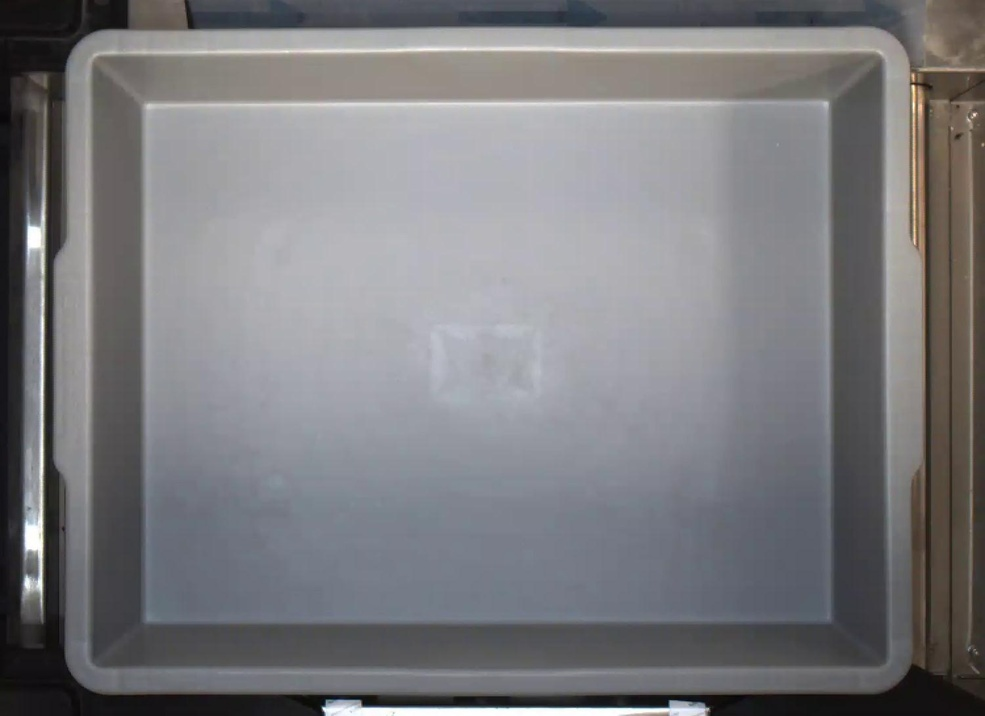
#> input picture Video_20230813102655753__0000000000.jpg, 985 x 716 px, shrunk from 1500 x 1090 before the run
$ python -i synthesis.py   (imports and definitions only)   (older library calls are emulated)
#> lines starting #> are read from the running program, lines starting #| are printed output that depends on the picture
#> further down, picture is the input picture: shape (716, 985, 3); mean B, G, R 126, 122.7, 122.9
import argparse
import cv2
import math
import numpy as np


# HE
def hsv_he(image):
    hsv_img = cv2.cvtColor(image, cv2.COLOR_BGR2HSV)
#> hsv_img: shape (716, 985, 3); mean H, S, V 91.5, 21.3, 129.1
    value = hsv_img[..., 2]
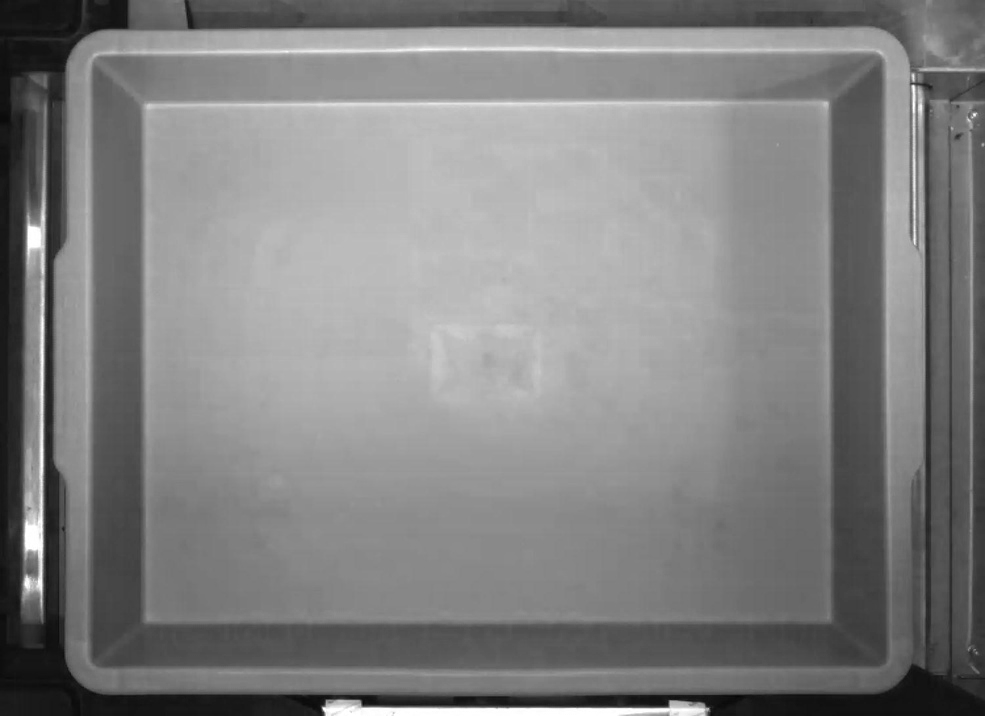
#> value: shape (716, 985); min 5, max 255, mean 129.1
    value_he = cv2.equalizeHist(value)
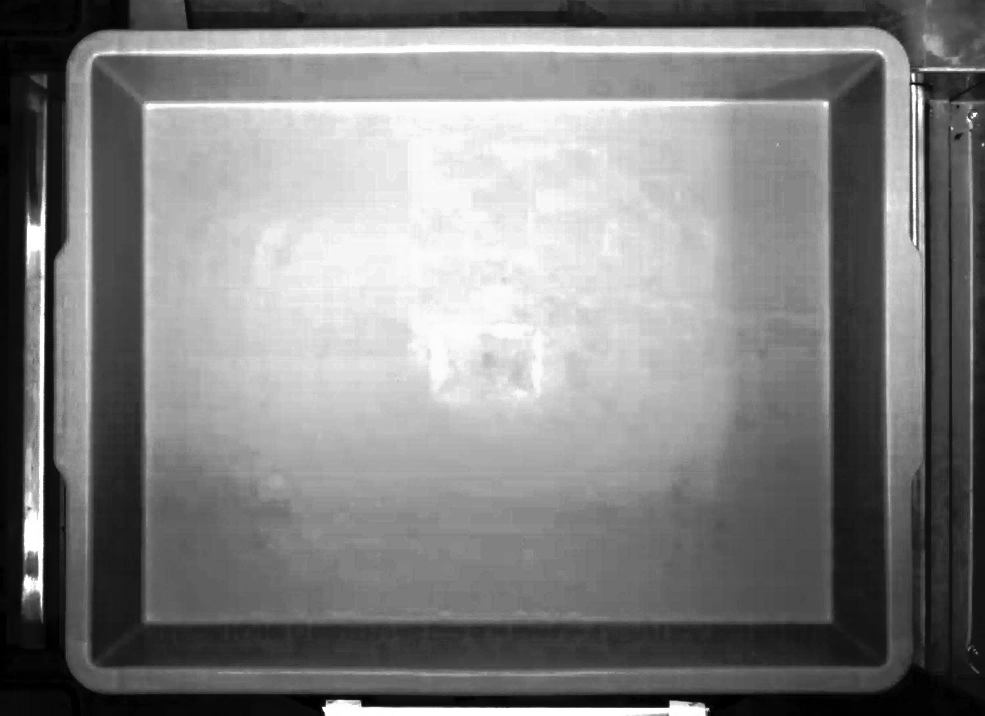
#> value_he: shape (716, 985); min 0, max 255, mean 128.4
    hsv_img[..., 2] = value_he
#> hsv_img: shape (716, 985, 3); mean H, S, V 91.5, 21.3, 128.4
    rgb_img = cv2.cvtColor(hsv_img, cv2.COLOR_HSV2BGR)
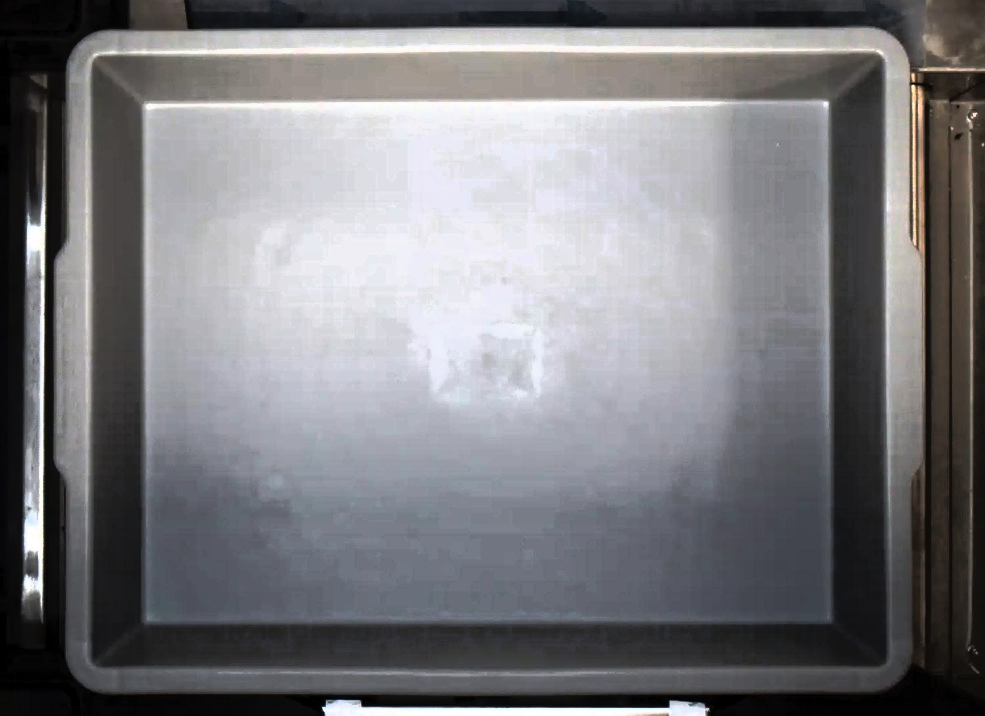
#> rgb_img: shape (716, 985, 3); mean B, G, R 125.9, 122.1, 122.2

    return rgb_img


# CLAHE
# [9 lines left out: function hsv_clahe, not called in this run]


# DarkChannel
class DarkChannel:
    def __init__(self, sz=15):
        self._sz = sz

    # [82 lines left out: functions _dark_channel, _atm_light, _transmission_estimate, _guided_filter, _transmission_refine, _recover and 1 more, not called in this run]


# MSR
def numpy_log(x):
    return np.log(x + 1)


# [43 lines left out: functions mean_std_normalize, MSR, MSRCR, not called in this run]


# [46 lines not run here, left out]

# eg:
# python3 interface.py -i "images/test_001.jpg" -s "results/test_001_he.jpg" -m he

>>> import cv2
>>> picture = cv2.imread('Video_20230813102655753__0000000000.jpg')
>>> result = hsv_he(picture)
